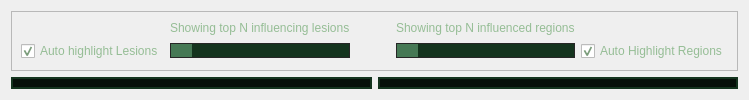
      <widget class="QWidget" name="dualMode">
       <layout class="QGridLayout" name="gridLayout_7">
        <item row="1" column="0">
         <widget class="QFrame" name="frame_DualLeft">
          <property name="styleSheet">
           <string notr="true">background-color: rgb(6, 16, 9);
border-color: rgb(20, 52, 30);
border-style: solid;
border-width: 2px;
border-radius: 10px;</string>
          </property>
          <property name="frameShape">
           <enum>QFrame::StyledPanel</enum>
          </property>
          <property name="frameShadow">
           <enum>QFrame::Raised</enum>
          </property>
         </widget>
        </item>
        <item row="1" column="1">
         <widget class="QFrame" name="frame_DualRight">
          <property name="styleSheet">
           <string notr="true">background-color: rgb(6, 16, 9);
border-color: rgb(20, 52, 30);
border-style: solid;
border-width: 2px;
border-radius: 10px;</string>
          </property>
          <property name="frameShape">
           <enum>QFrame::StyledPanel</enum>
          </property>
          <property name="frameShadow">
           <enum>QFrame::Raised</enum>
          </property>
         </widget>
        </item>
        <item row="0" column="0" colspan="2">
         <widget class="QFrame" name="frame_3">
          <property name="frameShape">
           <enum>QFrame::StyledPanel</enum>
          </property>
          <property name="frameShadow">
           <enum>QFrame::Raised</enum>
          </property>
          <layout class="QHBoxLayout" name="horizontalLayout_4">
           <item>
            <layout class="QGridLayout" name="gridLayout_16">
             <item row="1" column="2">
              <spacer name="horizontalSpacer_3">
               <property name="orientation">
                <enum>Qt::Horizontal</enum>
               </property>
               <property name="sizeHint" stdset="0">
                <size>
                 <width>40</width>
                 <height>20</height>
                </size>
               </property>
              </spacer>
             </item>
             <item row="1" column="0">
              <widget class="QCheckBox" name="checkBox_AutoHighlightLesions">
               <property name="styleSheet">
                <string notr="true">color: rgb(149, 189, 149);
font: 9pt &quot;Google Sans&quot;;</string>
               </property>
               <property name="text">
                <string>Auto highlight Lesions</string>
               </property>
               <property name="checked">
                <bool>true</bool>
               </property>
              </widget>
             </item>
             <item row="1" column="1">
              <widget class="QSlider" name="horizontalSlider_TopNLesions">
               <property name="styleSheet">
                <string notr="true">.QSlider::handle:horizontal {
    background: #ffffff;
    border: 10px solid #467955;
    /*height: 5px;*/
	width: 1px;
    /*margin: -30px -30px;*/
	/*border-radius: 30px;*/
}

.QSlider::groove:horizontal {
    border: 1px solid #262626;
    /*width: 10px;*/
    background: rgb(20, 52, 30);
    /*margin: 0 12px;*/
}</string>
               </property>
               <property name="minimum">
                <number>1</number>
               </property>
               <property name="orientation">
                <enum>Qt::Horizontal</enum>
               </property>
              </widget>
             </item>
             <item row="1" column="4">
              <widget class="QCheckBox" name="checkBox_AutoHighlightRegions">
               <property name="styleSheet">
                <string notr="true">color: rgb(149, 189, 149);
font: 9pt &quot;Google Sans&quot;;</string>
               </property>
               <property name="text">
                <string>Auto Highlight Regions</string>
               </property>
               <property name="checked">
                <bool>true</bool>
               </property>
              </widget>
             </item>
             <item row="1" column="3">
              <widget class="QSlider" name="horizontalSlider_TopNRegions">
               <property name="styleSheet">
                <string notr="true">.QSlider::handle:horizontal {
    background: #ffffff;
    border: 10px solid #467955;
    /*height: 5px;*/
	width: 1px;
    /*margin: -30px -30px;*/
	/*border-radius: 30px;*/
}

.QSlider::groove:horizontal {
    border: 1px solid #262626;
    /*width: 10px;*/
    background: rgb(20, 52, 30);
    /*margin: 0 12px;*/
}</string>
               </property>
               <property name="minimum">
                <number>1</number>
               </property>
               <property name="orientation">
                <enum>Qt::Horizontal</enum>
               </property>
              </widget>
             </item>
             <item row="0" column="1">
              <widget class="QLabel" name="label_TopNLesions">
               <property name="styleSheet">
                <string notr="true">color: rgb(149, 189, 149);
font: 9pt &quot;Google Sans&quot;;</string>
               </property>
               <property name="text">
                <string>Showing top N influencing lesions</string>
               </property>
              </widget>
             </item>
             <item row="0" column="3">
              <widget class="QLabel" name="label_TopNRegions">
               <property name="styleSheet">
                <string notr="true">color: rgb(149, 189, 149);
font: 9pt &quot;Google Sans&quot;;</string>
               </property>
               <property name="text">
                <string>Showing top N influenced regions</string>
               </property>
              </widget>
             </item>
            </layout>
           </item>
          </layout>
         </widget>
        </item>
       </layout>
      </widget>
